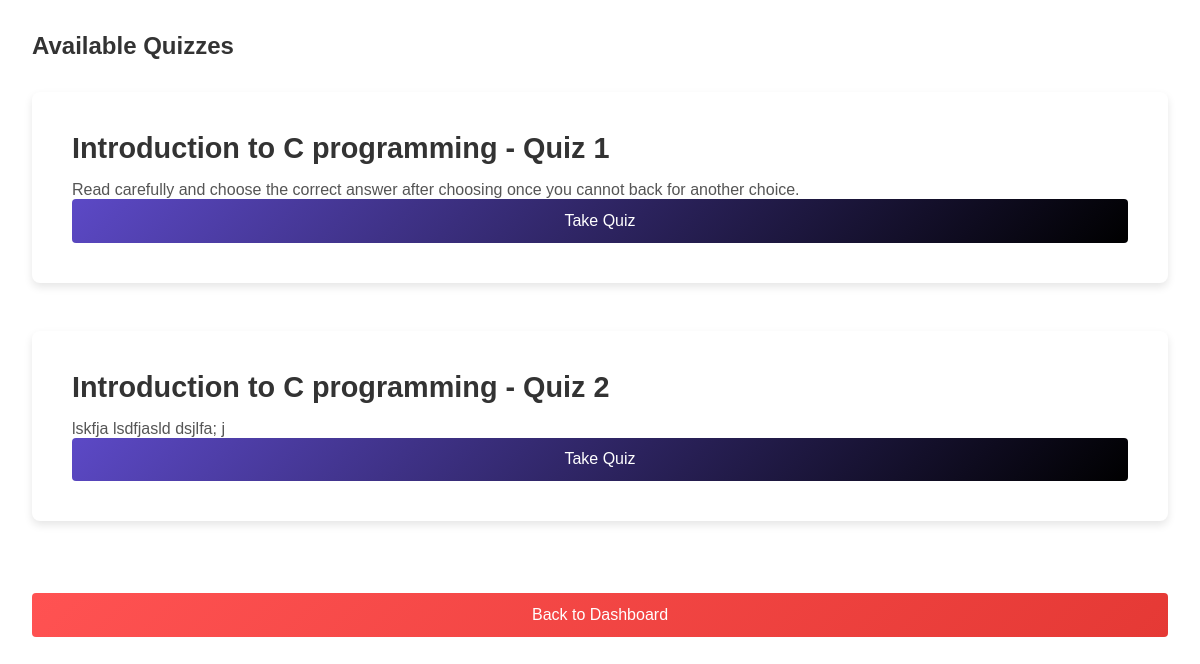
The app's page /available_quizes.php (signed in) with its own data.
### tables this page shows
CREATE TABLE `quiz_description` (
  `Course_ID` varchar(20) NOT NULL,
  `Quiz_NO` int(11) NOT NULL,
  `Description_Quiz` text NOT NULL
);

CREATE TABLE `course` (
  `Course_Num` int(20) NOT NULL,
  `Course_ID` varchar(20) NOT NULL,
  `CourseName` varchar(50) DEFAULT NULL,
  `Description` longtext NOT NULL,
  `UserID` varchar(50) NOT NULL,
  `Start_Date` date DEFAULT NULL,
  `End_Date` date NOT NULL
);

### available_quizes.php (the view, shortened to what this page needs)
<?php
$conn = new mysqli("localhost", "root", "", "learning_platform");
$userID = $_SESSION['userID'];
$studentQuery = "SELECT StudentID FROM Student WHERE UserID = ?";
$stmt = $conn->prepare($studentQuery);
$stmt->bind_param("s", $userID);
$stmt->execute();
$result = $stmt->get_result();
if ($result->num_rows > 0) {
    $student = $result->fetch_assoc();
    $studentID = $student['StudentID'];
    $query = "
        SELECT qd.Course_ID, qd.Quiz_NO, qd.Description_Quiz, c.CourseName
        FROM quiz_description qd
        INNER JOIN Enrollment e ON qd.Course_ID = e.course_ID
        INNER JOIN Course c ON qd.Course_ID = c.Course_ID
        WHERE e.StudentID = ?";
    $stmt = $conn->prepare($query);
    $stmt->bind_param("i", $studentID);
    $stmt->execute();
    $quizzes = $stmt->get_result()->fetch_all(MYSQLI_ASSOC);
} else {
    $quizzes = [];
}
?>
<!DOCTYPE html>
<html lang="en">
<head>
    <link rel="stylesheet" href="style.css">
</head>
<body>
    <div class="dashboard-container">
        <main class="content">
            <section id="quiz-list">
                <h1>Available Quizzes</h1>
                <?php if (empty($quizzes)): ?>
                    <p>No quizzes available.</p>
                <?php else: ?>
                    <?php foreach ($quizzes as $quiz): ?>
                        <div class="quiz-card">
                            <h2><?php echo htmlspecialchars($quiz['CourseName']); ?> - Quiz <?php echo htmlspecialchars($quiz['Quiz_NO']); ?></h2>
                            <p><?php echo htmlspecialchars($quiz['Description_Quiz']); ?></p>
                            <a href="take_quiz.php?course_id=<?php echo $quiz['Course_ID']; ?>&quiz_no=<?php echo $quiz['Quiz_NO']; ?>">
                                <button>Take Quiz</button>
                            </a>
                        </div>
                    <?php endforeach; ?>
                <?php endif; ?>
            </section>
            <a href="student_dashboard.html"><button class="back-btn">Back to Dashboard</button></a>
        </main>
    </div>
</body>
</html>

### style.css (style rules this page uses)
* { margin: 0; padding: 0; box-sizing: border-box; font-family: Arial, sans-serif; }
body { display: flex; justify-content: center; align-items: center; min-height: 100vh; background: #f0f2f5; color: #333; }
h2 { margin-bottom: 1rem; font-size: 1.8rem; color: #333; }
button { width: 100%; padding: 0.8rem; background: linear-gradient(135deg, #5c49c6, #000000); color: #fff; border: none; border-radius: 4px; font-size: 1rem; cursor: pointer; transition: background 0.3s ease; }
p { margin-top: 1rem; color: #555; }
a { color: #4CAF50; text-decoration: none; }
.dashboard-container { display: flex; width: 100%; min-height: 100vh; }
.content { flex-grow: 1; padding: 2rem; background: #fff; }
.course-card, .quiz-card,.certificate-card { background: #fff; padding: 2.5rem; border-radius: 8px; box-shadow: 0 4px 8px rgba(0, 0, 0, 0.1); margin-top: 2rem; margin-bottom: 3rem; color: #333333; transition: transform 0.2s ease; }
.back-btn { width: 100%; padding: 0.8rem; background: linear-gradient(135deg, #ff5252, #e53935); color: #fff; border: none; border-radius: 4px; font-size: 1rem; cursor: pointer; margin-top: 1.5rem; text-align: center; }

### records on screen
quiz_description: Course_ID.CourseName "Introduction to C programming", Quiz_NO "1", Description_Quiz "Read carefully and choose the correct answer after choosing once you cannot back for another choice."
quiz_description: Course_ID.CourseName "Introduction to C programming", Quiz_NO "2", Description_Quiz "lskfja lsdfjasld dsjlfa; j"
